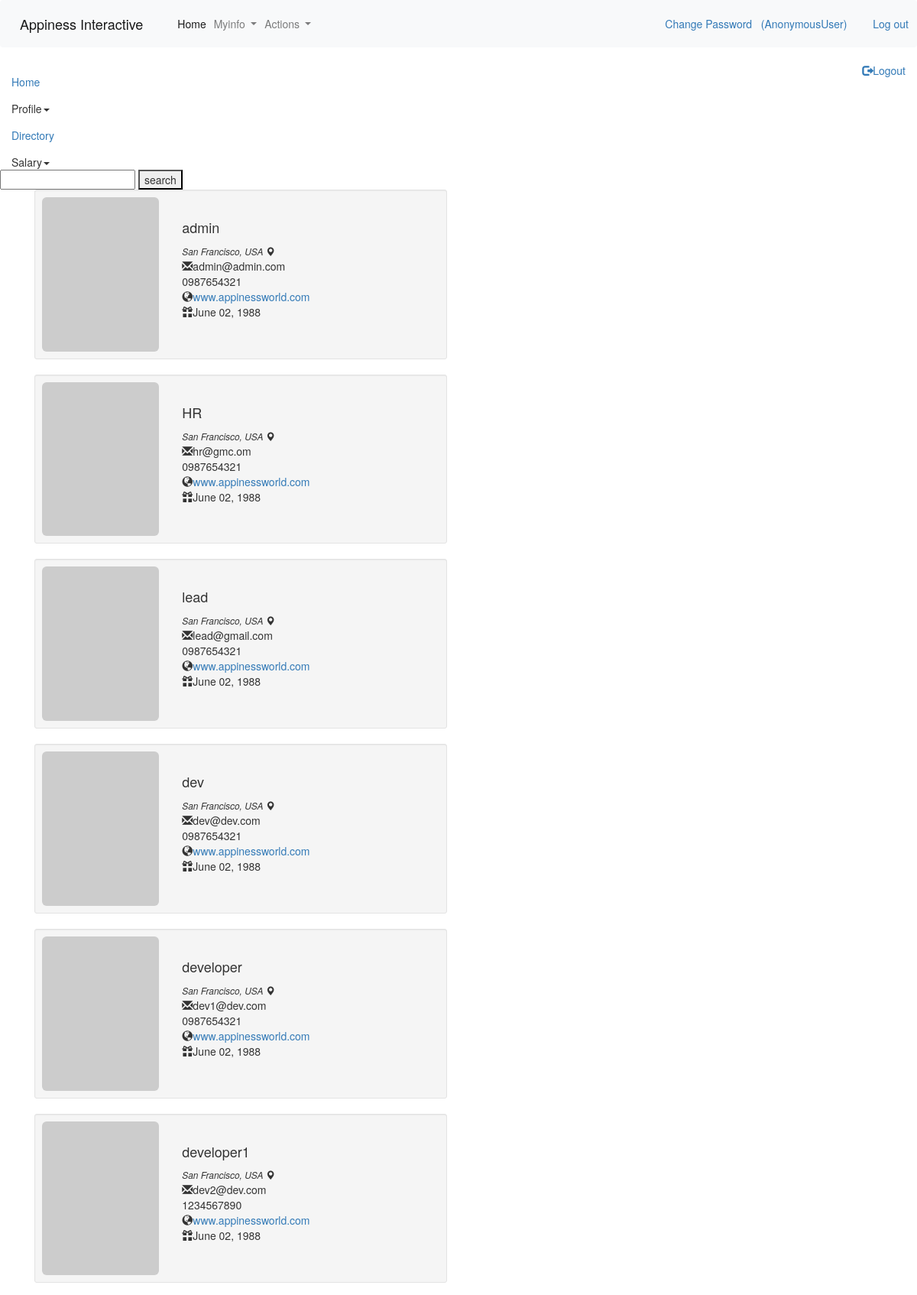
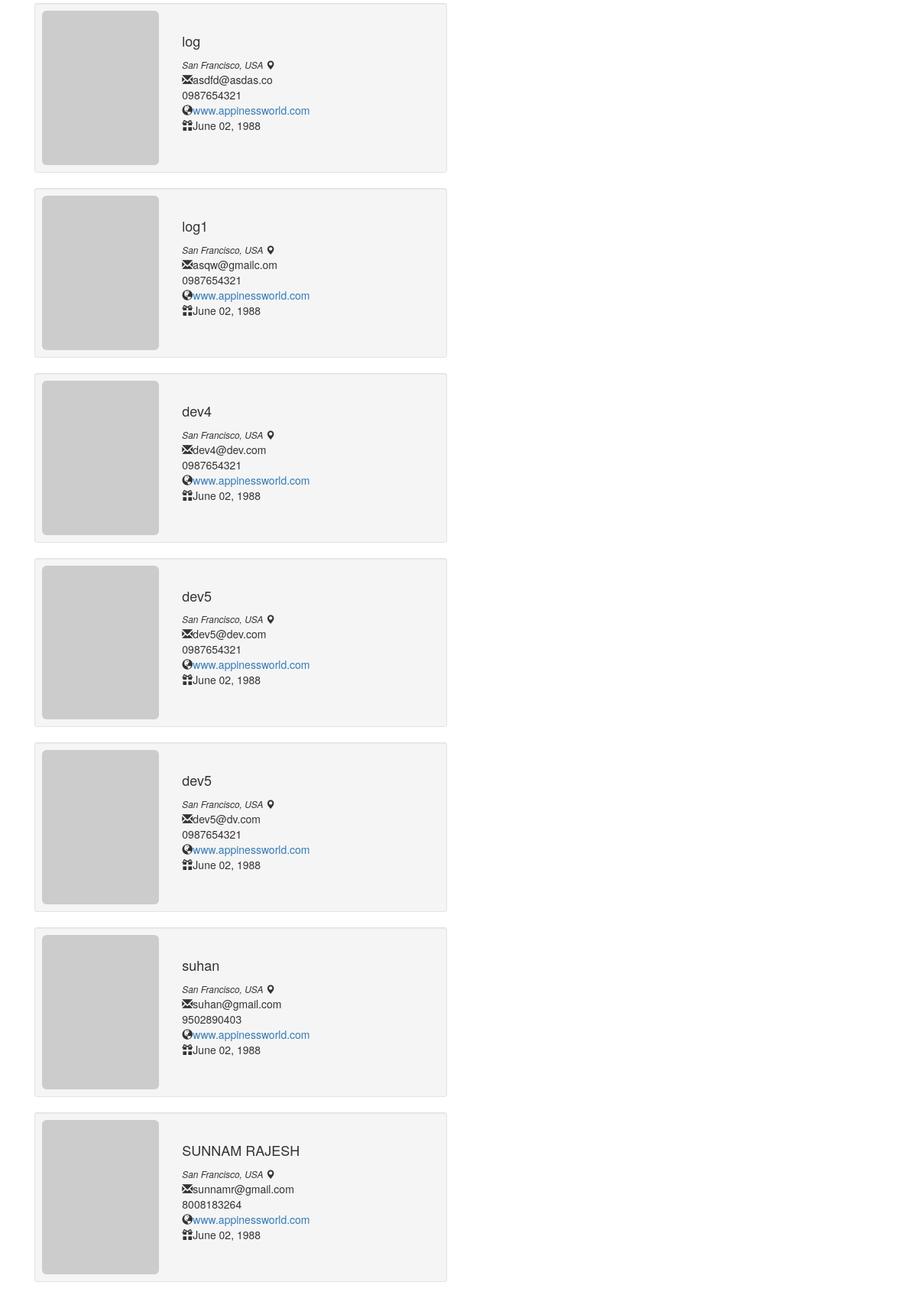
/employee/search/ (upper part), run on the app's committed database (2 pictures, top to bottom).
### employee/models.py (models this page shows, shortened)
class Employee(models.Model):
    full_name = models.CharField(max_length=40)
    date_of_birth = models.DateField(validators=[past])
    email = models.EmailField(max_length=70, unique=True)
    employee_id = models.CharField(max_length=20, unique=True)
    mobile = models.CharField(max_length=10, validators=[RegexValidator(regex="^[0-9]{10}$", message='Length has to be ten digits and only numbers are allowed', code='nomatch')])
    role = models.CharField(max_length=32, choices=role_type, default='dev')
    reporting_lead = models.CharField(max_length=20)
    password = models.CharField(max_length=40)
    date_of_joining = models.DateField()
    confirmation_date = models.DateField(null=True, blank=True)
    emp_status = models.CharField(max_length=20, choices=emp_type, default='pp')
    blood_group = models.CharField(max_length=30, choices=blood_group_type,null=True, blank=True)
    marital_status = models.CharField(max_length=20,null=True, blank=True, choices=marital)
    pan_card = models.CharField(max_length=10, null=True, blank=True, validators=[RegexValidator(regex='^.{10}$', message='Length has to be 10', code='nomatch')])
    active_flag = models.BooleanField(('active'), default=True)
    created_on = models.DateTimeField(auto_now_add=True)
    modified_on = models.DateTimeField(auto_now=True)
    def __str__(self):
        return self.full_name

### employee/views.py (the view)
def search_employee(request):
    all = Employee.objects.filter(active_flag=True)
    if ('q' in request.GET) and request.GET['q'].strip():
        search = request.GET.get('q')
        search_obj = Employee.objects.filter(Q(full_name__icontains=search)| (Q(employee_id__icontains=search)))
    else:
        search_obj = all
    return render(request, 'search_directory.html', {'search_obj': search_obj, 'all':all})

### templates/search_directory.html (shortened to what this page needs)
{% extends "base.html" %}
 {% block content %}
 <form method="GET">
    <input type="text" name="q" />
    <button type="submit">search</button>
   </form>
{% for data in search_obj %}
<div class="container">
    <div class="row">
        <div class="col-xs-12 col-sm-6 col-md-6">
            <div class="well well-sm">
                <div class="row">
                    <div class="col-sm-6 col-md-4">
                        <img src="http://placehold.it/380x500" alt="" class="img-rounded img-responsive" />
                    </div>
                    <div class="col-sm-6 col-md-8">
                        <h4>
                            {{data}}</h4>
                        <small><cite title="San Francisco, USA">San Francisco, USA <i class="glyphicon glyphicon-map-marker">
                        </i></cite></small>
                        <p>
                            <i class="glyphicon glyphicon-envelope"></i>{{data.email}}
                            <br />
                            {{ data.mobile}}
                            <br />
                            <i class="glyphicon glyphicon-globe"></i><a href="http://www.appinessworld.com">www.appinessworld.com</a>
                            <br />
                            <i class="glyphicon glyphicon-gift"></i>June 02, 1988</p>
                    </div>
                </div>
            </div>
        </div>
    </div>
</div>
    {% endfor %}
    {% endblock %}

### templates/base.html (shortened to what this page needs)
<!DOCTYPE html>
<html>
<head>
	<html lang="en">
  <head>
      <link rel="stylesheet" href="https://stackpath.bootstrapcdn.com/bootstrap/4.3.1/css/bootstrap.min.css">
</head>
<body>
{% include 'navbar.html' %}
	<main>
		{% block content %}
		{% endblock %}
	</main>
</body>
</html>
</body>
{% include "js.html" %}

### templates/navbar.html (shortened to what this page needs)
<nav class="navbar navbar-expand-lg navbar-light bg-light">
  <a class="navbar-brand" href="#">Appiness Interactive</a>
  <div class="collapse navbar-collapse" id="navbarNavDropdown">
    <ul class="navbar-nav">
      <li class="nav-item active">
        <a class="nav-link" href="{% url 'home' %}">Home <span class="sr-only">(current)</span></a>
      </li>
      <li class="nav-item dropdown">
        <a class="nav-link dropdown-toggle" href="#" id="navbarDropdownMenuLink1" role="button" data-toggle="dropdown" aria-haspopup="true" aria-expanded="false">
          Myinfo
        </a>
      </li>
      <li class="nav-item dropdown">
        <a class="nav-link dropdown-toggle" href="#" id="navbarDropdownMenuLink" role="button" data-toggle="dropdown" aria-haspopup="true" aria-expanded="false">
          Actions
        </a>
      </li>
    </ul>
  </div>
     <div class="topnav-right">
          <a href="{% url 'change_password' %}">Change Password</a>&nbsp;&nbsp;
      <a href="#" style="padding-right: 30px">({{ user }})</a>
      <a href="{% url 'logout' %}">Log out</a>
    </div>
</nav>
      <div class="collapse navbar-collapse" id="navbarsExampleDefault">
        <ul class="navbar-nav mr-auto">
          <li class="nav-item active">
            <a class="nav-link" href="/employee/home/">Home <span class="sr-only">(current)</span></a>
          </li>
      <li class="dropdown"><a data-toggle="dropdown">Profile<span class="caret"></span></a>
      </li>
<li class="nav-item">
            <a class="nav-link" href="/employee/search/">Directory</a>
          </li>
        <li class="dropdown"><a data-toggle="dropdown">Salary<span class="caret"></span></a>
      </li>
        </ul>
        <div style="position: relative;">
        <div style="position: absolute; top: 0; right: 0;">
<a href="/employee/logout/"><span class="glyphicon glyphicon-log-out"></span>Logout</a>
</div>
</div>
      </div>

### templates/js.html (shortened to what this page needs)
  <link rel="stylesheet" href="https://maxcdn.bootstrapcdn.com/bootstrap/3.4.0/css/bootstrap.min.css">

### templates/base.html (style rules this page uses)
body { margin: 0; font-family: Arial, Helvetica, sans-serif; }
.topnav-right { float: right; }

### data on the page
Employee: full_name "admin", email "admin@admin.com", mobile "0987654321"
Employee: full_name "HR", email "hr@gmc.om", mobile "0987654321"
Employee: full_name "lead", email "lead@gmail.com", mobile "0987654321"
Employee: full_name "dev", email "dev@dev.com", mobile "0987654321"
Employee: full_name "developer", email "dev1@dev.com", mobile "0987654321"
Employee: full_name "developer1", email "dev2@dev.com", mobile "1234567890"
Employee: full_name "log", email "asdfd@asdas.co", mobile "0987654321"
Employee: full_name "log1", email "asqw@gmailc.om", mobile "0987654321"
Employee: full_name "dev4", email "dev4@dev.com", mobile "0987654321"
Employee: full_name "dev5", email "dev5@dev.com", mobile "0987654321"
Employee: full_name "dev5", email "dev5@dv.com", mobile "0987654321"
Employee: full_name "suhan", email "suhan@gmail.com", mobile "9502890403"
Employee: full_name "SUNNAM RAJESH", email "sunnamr@gmail.com", mobile "8008183264"

### other printed values
{{ user }} "AnonymousUser"
